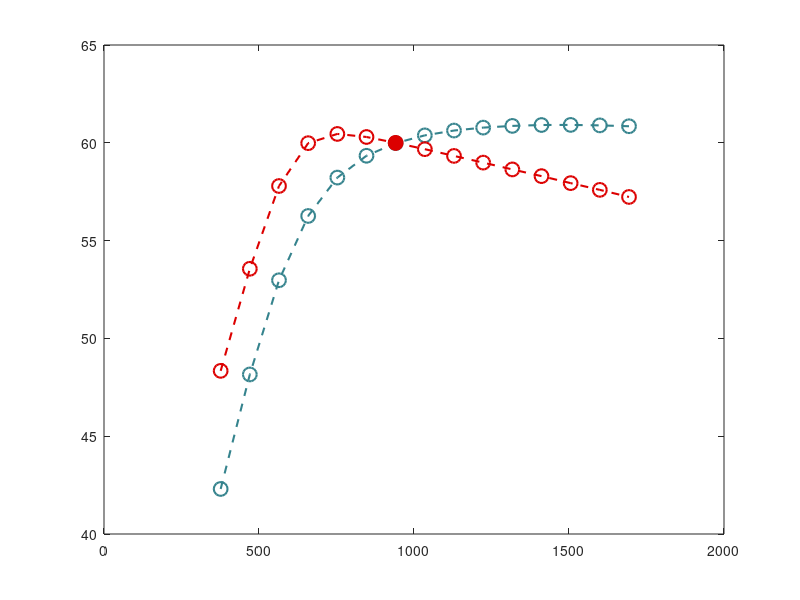

Write MATLAB code to recreate this figure. (Note: this script raises an error after producing the figure.)
%% Figure FS/NO FS

figure

load SBV_2018_bas.mat

t = 0:0.8:800;

ax(1) = plot(a,S_V,'--o','Color',[53/255 131/255 141/255],'LineWidth',1.5,'MarkerSize',10);
hold on
ax(2)= plot(a(7),S_V(7),'ko','MarkerFaceColor',[220/255 0 0],'MarkerSize',10,'MarkerEdgeColor',[220/255 0 0]);
hold on

load SBV_both_2018_no_fs.mat

ax(3) = plot(a,S_V,'--o','Color',[220/255 0 0],'LineWidth',1.5,'MarkerSize',10);
hold on
ax(4)= plot(a(7),S_V(7),'ko','MarkerFaceColor',[220/255 0 0],'MarkerSize',10,'MarkerEdgeColor',[220/255 0 0]);
hold on


ax(1) = gca; 
ax(1).XColor = 'k';
ax(1).YColor = 'k';
ax(1).YLabel.String = {'Stroke volume';'(ml)'};
ax(1).YLabel.FontSize = 18;
ax(1).YLabel.FontName='Times New Roman';
ax(1).XLabel.String = 'Stressed blood volume (ml)';
ax(1).XLabel.FontSize = 18;
ax(1).XLabel.FontName='Times New Roman';

ax(1).FontName = 'Times New Roman';
ax(1).FontSize = 18;

%ax(1).YLim=[50 130];
ax(1).XLim=[250 1750];
%ax(1).YTick = [20:20:140];
ax(1).XTick=[250,500,750,1000,1250,1500,1750];


box off

hold off
